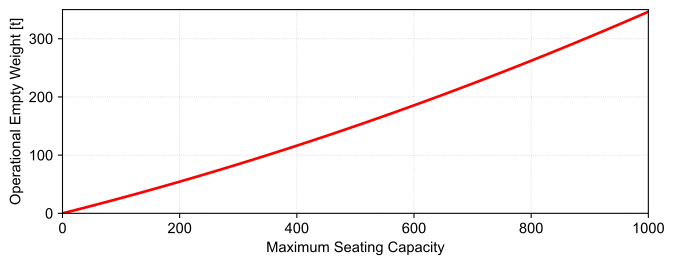

This chart was generated by the following Python code:
# %%
#%%
# runs code as interactive cell 
# https://code.visualstudio.com/docs/python/jupyter-support-py

# IMPORTS #######################################

# sys
import os
from pathlib import Path

# plotting
import matplotlib.pyplot as plt

# unit conversion
cm = 1/2.54 # for inches-cm conversion

# data science
import numpy as np

# SETUP #########################################

plt.rcParams.update({
    "font.family": "Arial",
    'font.size': 11
})

# DATA MANIPULATION #############################

# Define variable range (Seating Capacity)
pax_max = np.linspace(0, 1000, 100)

# Calculate OEW (Operational Empty Weight)
# Formula: OEW = 0.0927 * pax_max^2 + 253.6 * pax_max
# Note: Decay factor removed as requested
oew_kg = 0.0927 * pax_max**2 + 253.6 * pax_max

# Convert to metric tons
oew_tons = oew_kg / 1000

# FIGURE ########################################

# SETUP ######################

fig, ax = plt.subplots(
    num='main',
    nrows=1,
    ncols=1,
    dpi=300,
    figsize=(20*cm, 7*cm), # Adjusted height to match original image aspect ratio
)

# AXIS LIMITS ################

ax.set_xlim(0, 1000)
ax.set_ylim(0, 350)

# TICKS AND LABELS ###########

ax.set_xlabel('Maximum Seating Capacity')
ax.set_ylabel('Operational Empty Weight [t]')

# GRIDS ######################

ax.grid(True, which='both', linestyle=':', linewidth=0.6, alpha=0.6)

# PLOTTING ###################

# Plot the model result
ax.plot(
    pax_max, 
    oew_tons, 
    linestyle='-', 
    color='r', 
    lw=2, 
    label='Model result'
)

# LEGEND ####################


# EXPORT #########################################

# Note: __file__ is defined when running as a script, but might fail in 
# interactive window depending on configuration. 
try:
    filename = Path(__file__).stem
except NameError:
    filename = "aircraft_oew_plot"

figure_name = str(filename + '.svg')

plt.savefig(
    fname = figure_name,
    format="svg",
    bbox_inches='tight',
    transparent = False
)

plt.show()
